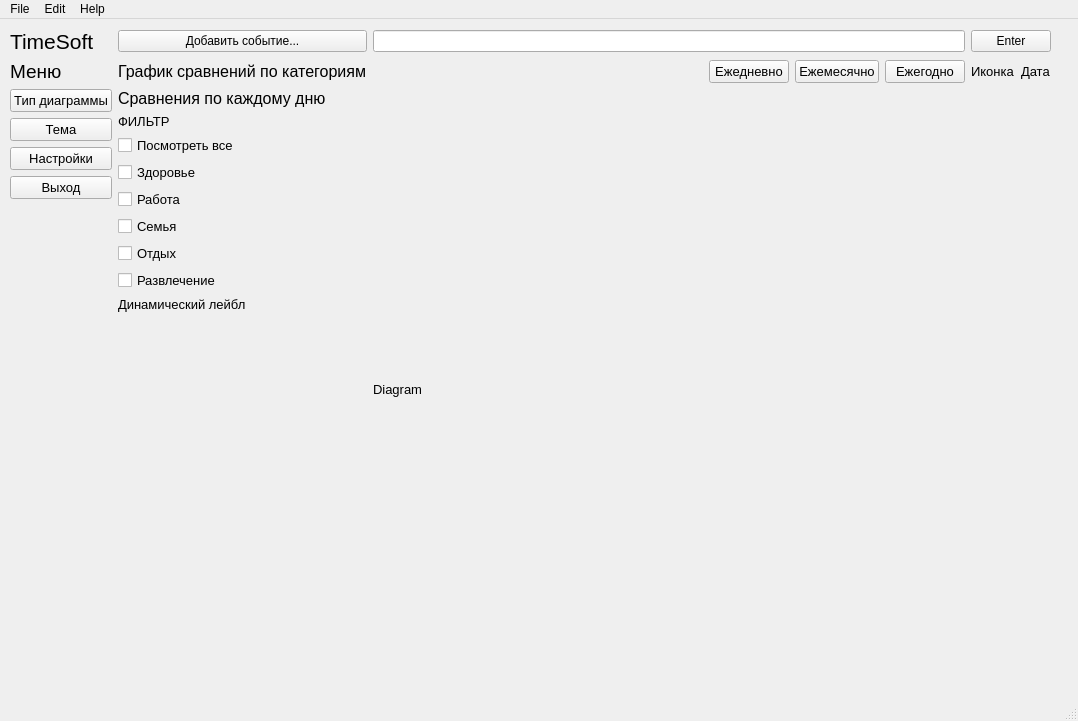
<?xml version="1.0" encoding="UTF-8"?>
<ui version="4.0">
 <class>MainWindow</class>
 <widget class="QMainWindow" name="MainWindow">
  <property name="geometry">
   <rect>
    <x>0</x>
    <y>0</y>
    <width>1078</width>
    <height>721</height>
   </rect>
  </property>
  <property name="windowTitle">
   <string>MainWindow</string>
  </property>
  <property name="layoutDirection">
   <enum>Qt::LeftToRight</enum>
  </property>
  <widget class="QWidget" name="centralwidget">
   <widget class="QWidget" name="gridLayoutWidget">
    <property name="geometry">
     <rect>
      <x>10</x>
      <y>10</y>
      <width>1041</width>
      <height>661</height>
     </rect>
    </property>
    <layout class="QGridLayout" name="gridLayout">
     <property name="sizeConstraint">
      <enum>QLayout::SetDefaultConstraint</enum>
     </property>
     <item row="5" column="0">
      <layout class="QVBoxLayout" name="verticalLayout">
       <item>
        <widget class="QPushButton" name="btn_chart_type">
         <property name="font">
          <font>
           <family>Arial</family>
           <pointsize>10</pointsize>
          </font>
         </property>
         <property name="text">
          <string>Тип диаграммы</string>
         </property>
        </widget>
       </item>
       <item>
        <widget class="QPushButton" name="btn_background">
         <property name="font">
          <font>
           <family>Arial</family>
           <pointsize>10</pointsize>
          </font>
         </property>
         <property name="text">
          <string>Тема</string>
         </property>
        </widget>
       </item>
       <item>
        <widget class="QPushButton" name="btn_settings">
         <property name="font">
          <font>
           <family>Arial</family>
           <pointsize>10</pointsize>
          </font>
         </property>
         <property name="text">
          <string>Настройки</string>
         </property>
        </widget>
       </item>
       <item>
        <widget class="QPushButton" name="btn_exit">
         <property name="font">
          <font>
           <family>Arial</family>
           <pointsize>10</pointsize>
          </font>
         </property>
         <property name="text">
          <string>Выход</string>
         </property>
        </widget>
       </item>
       <item>
        <spacer name="verticalSpacer">
         <property name="orientation">
          <enum>Qt::Vertical</enum>
         </property>
         <property name="sizeType">
          <enum>QSizePolicy::Fixed</enum>
         </property>
         <property name="sizeHint" stdset="0">
          <size>
           <width>20</width>
           <height>500</height>
          </size>
         </property>
        </spacer>
       </item>
      </layout>
     </item>
     <item row="1" column="3">
      <layout class="QHBoxLayout" name="horizontalLayout_7">
       <item>
        <widget class="QLineEdit" name="le_Input"/>
       </item>
       <item>
        <widget class="QPushButton" name="btn_enter">
         <property name="text">
          <string>Enter</string>
         </property>
        </widget>
       </item>
      </layout>
     </item>
     <item row="1" column="0">
      <widget class="QLabel" name="textLbl_TitleSoft">
       <property name="font">
        <font>
         <family>Arial</family>
         <pointsize>16</pointsize>
         <weight>50</weight>
         <bold>false</bold>
        </font>
       </property>
       <property name="text">
        <string>TimeSoft</string>
       </property>
      </widget>
     </item>
     <item row="5" column="1">
      <layout class="QVBoxLayout" name="verticalLayout_2">
       <item>
        <widget class="QLabel" name="textLbl_comparison">
         <property name="font">
          <font>
           <family>Arial</family>
           <pointsize>12</pointsize>
          </font>
         </property>
         <property name="text">
          <string>Сравнения по каждому дню</string>
         </property>
        </widget>
       </item>
       <item>
        <widget class="QLabel" name="textLbl_filter">
         <property name="font">
          <font>
           <family>Arial</family>
           <pointsize>10</pointsize>
          </font>
         </property>
         <property name="text">
          <string>ФИЛЬТР</string>
         </property>
        </widget>
       </item>
       <item>
        <widget class="QCheckBox" name="checkBox_see_all">
         <property name="font">
          <font>
           <family>Arial</family>
           <pointsize>10</pointsize>
          </font>
         </property>
         <property name="text">
          <string>Посмотреть все</string>
         </property>
        </widget>
       </item>
       <item>
        <widget class="QCheckBox" name="checkBox_health">
         <property name="font">
          <font>
           <family>Arial</family>
           <pointsize>10</pointsize>
          </font>
         </property>
         <property name="text">
          <string>Здоровье</string>
         </property>
        </widget>
       </item>
       <item>
        <widget class="QCheckBox" name="checkBox_work">
         <property name="font">
          <font>
           <family>Arial</family>
           <pointsize>10</pointsize>
          </font>
         </property>
         <property name="text">
          <string>Работа</string>
         </property>
        </widget>
       </item>
       <item>
        <widget class="QCheckBox" name="checkBox_family">
         <property name="font">
          <font>
           <family>Arial</family>
           <pointsize>10</pointsize>
          </font>
         </property>
         <property name="text">
          <string>Семья</string>
         </property>
        </widget>
       </item>
       <item>
        <widget class="QCheckBox" name="checkBox_relaxation">
         <property name="font">
          <font>
           <family>Arial</family>
           <pointsize>10</pointsize>
          </font>
         </property>
         <property name="text">
          <string>Отдых</string>
         </property>
        </widget>
       </item>
       <item>
        <widget class="QCheckBox" name="checkBox_entertainment">
         <property name="font">
          <font>
           <family>Arial</family>
           <pointsize>10</pointsize>
          </font>
         </property>
         <property name="text">
          <string>Развлечение</string>
         </property>
        </widget>
       </item>
       <item>
        <widget class="QLabel" name="checkBoxlbl_dinamic">
         <property name="font">
          <font>
           <family>Arial</family>
           <pointsize>10</pointsize>
          </font>
         </property>
         <property name="text">
          <string>Динамический лейбл</string>
         </property>
        </widget>
       </item>
       <item>
        <spacer name="verticalSpacer_2">
         <property name="orientation">
          <enum>Qt::Vertical</enum>
         </property>
         <property name="sizeType">
          <enum>QSizePolicy::Expanding</enum>
         </property>
         <property name="sizeHint" stdset="0">
          <size>
           <width>20</width>
           <height>200</height>
          </size>
         </property>
        </spacer>
       </item>
      </layout>
     </item>
     <item row="2" column="0">
      <widget class="QLabel" name="textLbl_Menu">
       <property name="font">
        <font>
         <family>Arial</family>
         <pointsize>14</pointsize>
         <weight>50</weight>
         <bold>false</bold>
        </font>
       </property>
       <property name="text">
        <string>Меню</string>
       </property>
      </widget>
     </item>
     <item row="2" column="3">
      <layout class="QHBoxLayout" name="horizontalLayout_9">
       <item>
        <spacer name="horizontalSpacer">
         <property name="orientation">
          <enum>Qt::Horizontal</enum>
         </property>
         <property name="sizeHint" stdset="0">
          <size>
           <width>40</width>
           <height>20</height>
          </size>
         </property>
        </spacer>
       </item>
       <item>
        <widget class="QPushButton" name="btn_daily">
         <property name="font">
          <font>
           <family>Arial</family>
           <pointsize>10</pointsize>
          </font>
         </property>
         <property name="text">
          <string>Ежедневно</string>
         </property>
        </widget>
       </item>
       <item>
        <widget class="QPushButton" name="btn_monthly">
         <property name="font">
          <font>
           <family>Arial</family>
           <pointsize>10</pointsize>
          </font>
         </property>
         <property name="text">
          <string>Ежемесячно</string>
         </property>
        </widget>
       </item>
       <item>
        <widget class="QPushButton" name="btn_annually">
         <property name="font">
          <font>
           <family>Arial</family>
           <pointsize>10</pointsize>
          </font>
         </property>
         <property name="text">
          <string>Ежегодно</string>
         </property>
        </widget>
       </item>
       <item>
        <widget class="QLabel" name="lbl_user_icon">
         <property name="font">
          <font>
           <family>Arial</family>
           <pointsize>10</pointsize>
          </font>
         </property>
         <property name="text">
          <string>Иконка</string>
         </property>
         <property name="alignment">
          <set>Qt::AlignLeading|Qt::AlignLeft|Qt::AlignVCenter</set>
         </property>
        </widget>
       </item>
       <item>
        <widget class="QLabel" name="lbl_date">
         <property name="font">
          <font>
           <family>Arial</family>
           <pointsize>10</pointsize>
          </font>
         </property>
         <property name="text">
          <string>Дата</string>
         </property>
        </widget>
       </item>
      </layout>
     </item>
     <item row="2" column="1">
      <layout class="QHBoxLayout" name="horizontalLayout">
       <item>
        <widget class="QLabel" name="title_diagram">
         <property name="font">
          <font>
           <family>Arial</family>
           <pointsize>12</pointsize>
          </font>
         </property>
         <property name="text">
          <string>График сравнений по категориям</string>
         </property>
        </widget>
       </item>
      </layout>
     </item>
     <item row="1" column="1">
      <widget class="QPushButton" name="btn_add_event">
       <property name="text">
        <string>Добавить событие...</string>
       </property>
      </widget>
     </item>
     <item row="5" column="3">
      <widget class="QLabel" name="lbl_Diagram">
       <property name="enabled">
        <bool>true</bool>
       </property>
       <property name="sizePolicy">
        <sizepolicy hsizetype="Preferred" vsizetype="Preferred">
         <horstretch>0</horstretch>
         <verstretch>0</verstretch>
        </sizepolicy>
       </property>
       <property name="font">
        <font>
         <family>Arial</family>
         <pointsize>10</pointsize>
        </font>
       </property>
       <property name="layoutDirection">
        <enum>Qt::LeftToRight</enum>
       </property>
       <property name="frameShape">
        <enum>QFrame::NoFrame</enum>
       </property>
       <property name="text">
        <string>Diagram</string>
       </property>
       <property name="alignment">
        <set>Qt::AlignLeading|Qt::AlignLeft|Qt::AlignVCenter</set>
       </property>
      </widget>
     </item>
    </layout>
   </widget>
  </widget>
  <widget class="QMenuBar" name="menubar">
   <property name="geometry">
    <rect>
     <x>0</x>
     <y>0</y>
     <width>1078</width>
     <height>18</height>
    </rect>
   </property>
   <widget class="QMenu" name="menuFile">
    <property name="title">
     <string>File</string>
    </property>
   </widget>
   <widget class="QMenu" name="menuEdit">
    <property name="title">
     <string>Edit</string>
    </property>
   </widget>
   <widget class="QMenu" name="menuHelp">
    <property name="title">
     <string>Help</string>
    </property>
   </widget>
   <addaction name="menuFile"/>
   <addaction name="menuEdit"/>
   <addaction name="menuHelp"/>
  </widget>
  <widget class="QStatusBar" name="statusbar">
   <property name="sizeGripEnabled">
    <bool>true</bool>
   </property>
  </widget>
 </widget>
 <resources/>
 <connections/>
</ui>
